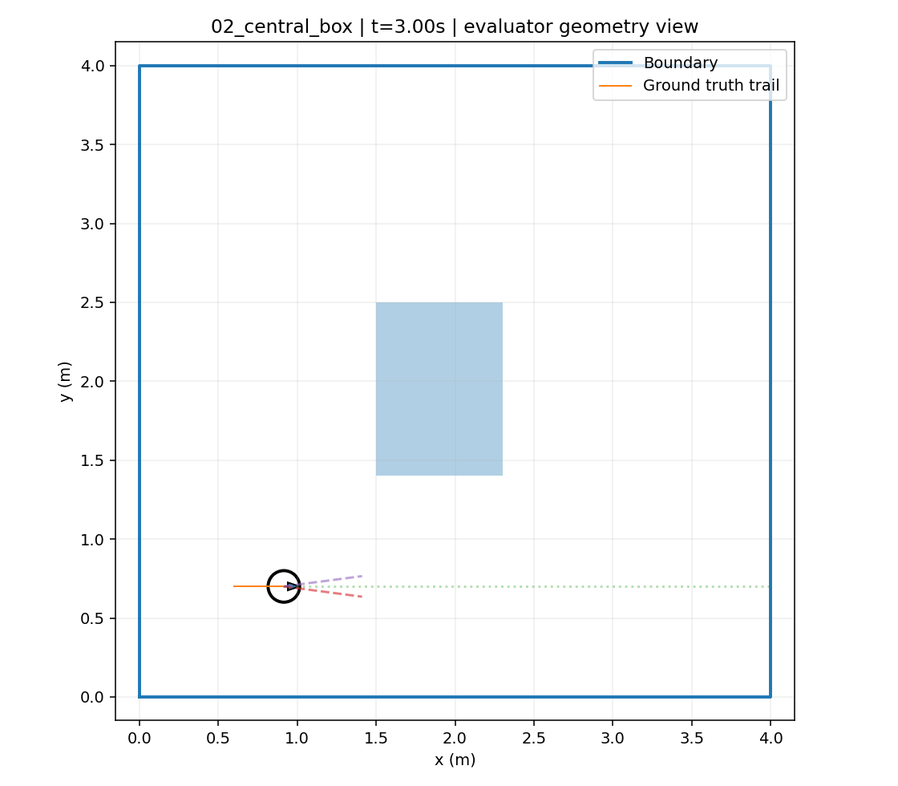
#> input picture envs/reports/controller_example.png, 898 x 786 px, shrunk from 1120 x 980 before the run
$ python convert.py ../reports/controller_example.png out.png --resolution 1.0
#> lines starting #> are read from the running program, lines starting #| are printed output that depends on the picture
### envs/robot_sim/world.py
"""Versioned JSON maps, polygon geometry and lossless occupancy import."""
from __future__ import annotations
import copy
import hashlib
import json
import math
from pathlib import Path
import numpy as np
from .geometry import EPS, inside_polygon, point_edge_distances, swept_distance, ray_distance, cone_distance


def finite_values(values, size, label):
    a = np.asarray(values, dtype=float)
    if a.shape != (size,) or not np.isfinite(a).all():
        raise ValueError(f"{label}: expected {size} finite numbers")
    return a


class WorldMap:
    """Read-only geometry. Bounds are physical closed walls, not open space."""
    def __init__(self, specification: dict):
        self._spec = copy.deepcopy(specification)
        s = self._spec
        if type(s.get("version")) is not int or s.get("version") != 1 or s.get("units", "m") != "m":
            raise ValueError("map requires version=1 and units='m'")
        allowed = {"version", "units", "name", "bounds", "polygons", "walls", "occupancy", "metadata"}
        if set(s) - allowed:
            raise ValueError(f"unknown map keys: {sorted(set(s) - allowed)}")
        self.bounds = tuple(finite_values(s["bounds"], 4, "bounds"))
        x0, y0, x1, y1 = self.bounds
        if x1 <= x0 or y1 <= y0:
            raise ValueError("bounds must be [xmin,ymin,xmax,ymax]")
        self.name = str(s.get("name", "untitled"))
        polygons = list(s.get("polygons", []))
        if "occupancy" in s:
            polygons += self._grid_rectangles(s["occupancy"])
        self.polygons = []
        boundary = np.array([[x0, y0], [x1, y0], [x1, y1], [x0, y1]])
        edges = [np.stack((boundary, np.roll(boundary, -1, axis=0)), axis=1)]
        for raw in polygons:
            p = np.asarray(raw, dtype=float)
            if p.ndim != 2 or p.shape[1] != 2 or len(p) < 3 or not np.isfinite(p).all():
                raise ValueError("polygon requires >=3 finite [x,y] vertices")
            if len({tuple(v) for v in p}) != len(p):
                raise ValueError("polygon must not repeat vertices (do not repeat closing vertex)")
            if np.any(p[:, 0] < x0 - EPS) or np.any(p[:, 0] > x1 + EPS) or np.any(p[:, 1] < y0 - EPS) or np.any(p[:, 1] > y1 + EPS):
                raise ValueError("polygon outside map bounds")
            e = np.stack((p, np.roll(p, -1, axis=0)), axis=1)
            area = np.sum(p[:, 0] * np.roll(p[:, 1], -1) - p[:, 1] * np.roll(p[:, 0], -1)) / 2
            if abs(area) <= EPS:
                raise ValueError("zero-area polygon")
            for i in range(len(e)):
                for j in range(i + 1, len(e)):
                    if j == i + 1 or (i == 0 and j == len(e) - 1):
                        continue
                    if swept_distance(e[i, 0], e[i, 1], e[j:j+1]) <= EPS:
                        raise ValueError("self-intersecting polygon")
            p.setflags(write=False)
            self.polygons.append(p)
            edges.append(e)
        self.walls = []
        for raw in s.get("walls", []):
            e = np.asarray(raw, dtype=float)
            if e.shape != (2, 2) or not np.isfinite(e).all() or np.linalg.norm(e[1] - e[0]) <= EPS:
                raise ValueError("wall requires two distinct finite points")
            if np.any(e[:, 0] < x0 - EPS) or np.any(e[:, 0] > x1 + EPS) or np.any(e[:, 1] < y0 - EPS) or np.any(e[:, 1] > y1 + EPS):
                raise ValueError("wall outside bounds")
            e.setflags(write=False)
            self.walls.append(e)
            edges.append(e[None, ...])
        self.edges = np.concatenate(edges)
        self.edges.setflags(write=False)
        self.polygons = tuple(self.polygons)
        self.walls = tuple(self.walls)

    def _grid_rectangles(self, grid):
        allowed = {"resolution_m", "origin_m", "row_order", "cells", "occupied_threshold", "unknown_policy"}
        if set(grid) - allowed:
            raise ValueError("unknown occupancy keys")
        r = float(grid["resolution_m"])
        if not math.isfinite(r) or r <= 0:
            raise ValueError("grid resolution must be positive")
        origin = finite_values(grid.get("origin_m", self.bounds[:2]), 2, "origin_m")
        a = np.asarray(grid["cells"], float)
        if a.ndim != 2 or min(a.shape) == 0 or not np.isfinite(a).all():
            raise ValueError("cells must be a nonempty finite rectangular matrix")
        if np.any((a != -1) & ((a < 0) | (a > 100))) or np.any(a != np.floor(a)):
            raise ValueError("cells: -1 unknown; integers 0..100 occupancy percentage")
        if grid.get("row_order", "bottom_to_top") != "bottom_to_top":
            raise ValueError("row_order must be bottom_to_top; flip image rows on import")
        threshold = grid.get("occupied_threshold", 65)
        if not 1 <= threshold <= 100:
            raise ValueError("occupied_threshold must be in [1,100]")
        policy = grid.get("unknown_policy", "reject")
        if policy not in ("reject", "occupied", "free"):
            raise ValueError("unknown_policy must be reject/occupied/free")
        if policy == "reject" and np.any(a == -1):
            raise ValueError("unknown map cells require an explicit occupied/free simulation policy")
        h, w = a.shape
        expected = [origin[0], origin[1], origin[0] + w*r, origin[1] + h*r]
        if not np.allclose(expected, self.bounds, atol=1e-9, rtol=0):
            raise ValueError("occupancy extent must match map bounds")
        occupied = (a >= threshold) | ((a == -1) & (policy == "occupied"))
        rectangles = []
        # Merge horizontal runs; cell boundaries stay exact (no pixel center shortcuts).
        for row in range(h):
            col = 0
            while col < w:
                if not occupied[row, col]:
                    col += 1
                    continue
                start = col
                while col < w and occupied[row, col]:
                    col += 1
                x0, x1 = origin[0] + start*r, origin[0] + col*r
                y0, y1 = origin[1] + row*r, origin[1] + (row+1)*r
                rectangles.append([[x0,y0],[x1,y0],[x1,y1],[x0,y1]])
        return rectangles

    # [4 lines left out: function load, not called in this run]

    @classmethod
    def from_occupancy(cls, cells, resolution_m, origin_m=(0, 0), *, unknown_policy="reject", name="imported"):
        a = np.asarray(cells)
        if a.ndim != 2:
            raise ValueError("occupancy must be 2D")
        h, w = a.shape
        x, y = origin_m
        return cls({"version":1, "units":"m", "name":name,
                    "bounds":[x,y,x+w*resolution_m,y+h*resolution_m],
                    "occupancy":{"resolution_m":resolution_m,"origin_m":list(origin_m),
                                 "row_order":"bottom_to_top","unknown_policy":unknown_policy,
                                 "occupied_threshold":65,"cells":a.tolist()}})

    def to_dict(self):
        return copy.deepcopy(self._spec)

    def save(self, path):
        Path(path).write_text(json.dumps(self._spec, ensure_ascii=False, indent=2, allow_nan=False)+"\n", encoding="utf-8")

    @property
    def sha256(self):
        return hashlib.sha256(json.dumps(self._spec, sort_keys=True, separators=(",", ":"), allow_nan=False).encode()).hexdigest()

    # [6 lines left out: function clearance, not called in this run]

    def is_free(self, point, radius_m=0.0):
        return self.clearance(point) > radius_m + EPS

    def swept_free(self, p, q, radius_m):
        return self.is_free(p, radius_m) and self.is_free(q, radius_m) and swept_distance(p, q, self.edges) > radius_m + EPS

    # [7 lines left out: function range, not called in this run]

### envs/robot_sim/convert.py
"""Convert collected occupancy arrays / grayscale PNG or PGM to map JSON.

Raw ultrasound readings need a mapping algorithm first. This utility converts an
already spatially registered occupancy grid; it does not infer a map from ranges.
"""
from pathlib import Path
import argparse
import numpy as np
from .world import WorldMap


def convert_grid(source,output,*,resolution_m,origin_m=(0,0),unknown_policy='reject',
                 image_occupied_threshold=.65,image_free_threshold=.196,top_to_bottom=False,encoding='percent'):
#> called with source = '../reports/controller_example.png', output = 'out.png', resolution_m = 1, origin_m = (0, 0), unknown_policy = 'reject', image_occupied_threshold = 0.65, image_free_threshold = 0.196, top_to_bottom = False
    if encoding not in ('percent','binary','probability'):
        raise ValueError('encoding must be percent/binary/probability')
    source=Path(source)
    if source.suffix.lower()=='.npy':
        cells=np.load(source,allow_pickle=False)
    elif source.suffix.lower()=='.csv':
        cells=np.loadtxt(source,delimiter=',',ndmin=2)
    elif source.suffix.lower() in ('.png','.pgm','.bmp'):
        from PIL import Image
        if not 0<=image_free_threshold<image_occupied_threshold<=1:
            raise ValueError('image thresholds must satisfy 0 <= free < occupied <= 1')
        with Image.open(source) as image:
#> image is the input picture: PIL image 898x786 RGBA; mean R, G, B, A 246.8, 248.7, 249.9, 255
            gray=np.asarray(image.convert('L'),dtype=float)
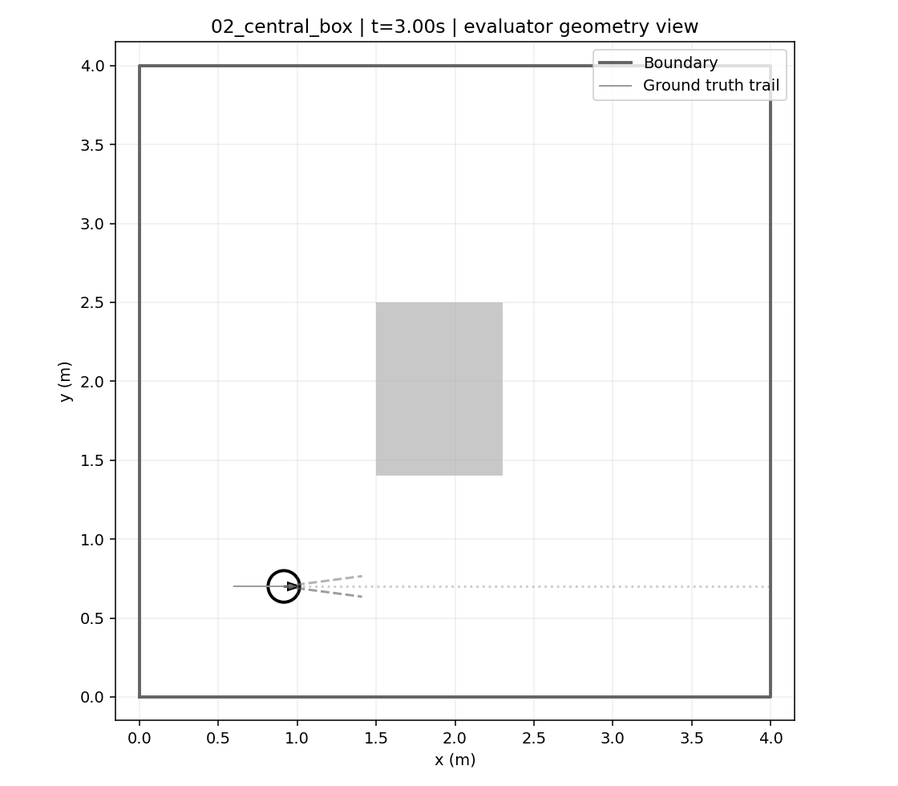
#> gray: shape (786, 898) float64; min 0, max 255, mean 248.2
        probability=1-gray/255
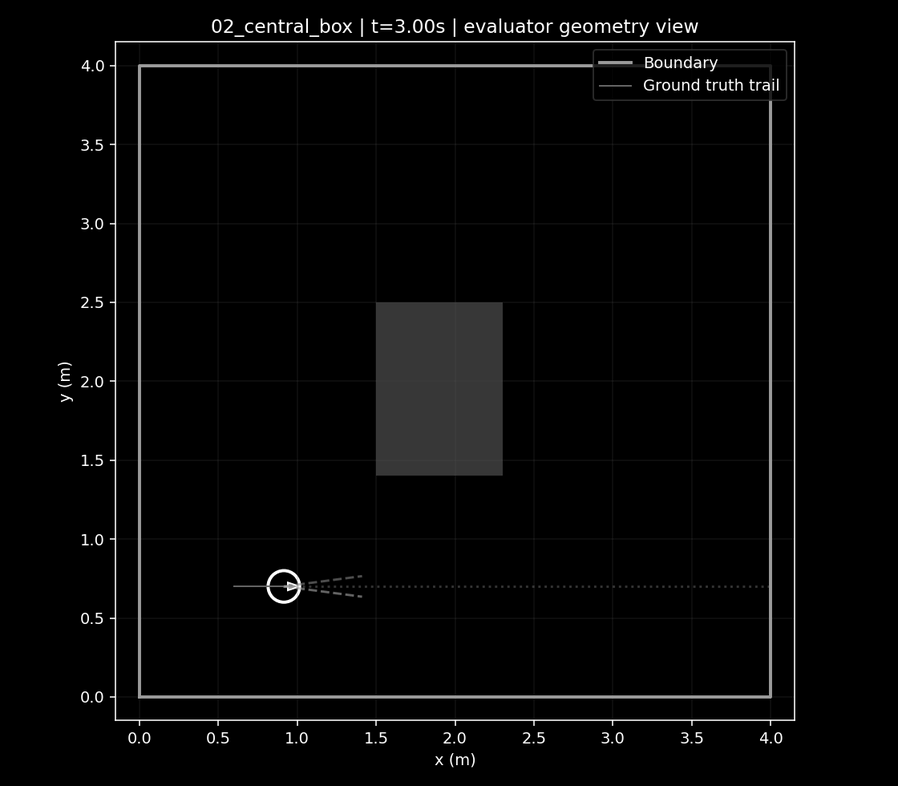
#> probability: shape (786, 898) float64; min 0, max 1, mean 0.0265
        cells=np.full(gray.shape,-1,dtype=int)
        cells[probability<=image_free_threshold]=0
        cells[probability>=image_occupied_threshold]=100
        # Pixel row zero is top, while world grid row zero is bottom.
        cells=np.flipud(cells)
        top_to_bottom=False
        encoding='percent'
    else:
        raise ValueError('supported inputs: .npy, .csv, .png, .pgm, .bmp')
    if encoding in ('binary','probability'):
        a=np.asarray(cells,float)
        if not np.isfinite(a).all() or np.any((a!=-1)&((a<0)|(a>1))):
            raise ValueError('binary/probability values must be -1 or 0..1')
        if encoding=='binary' and np.any((a!=-1)&(a!=0)&(a!=1)):
            raise ValueError('binary values must be -1,0,1')
        cells=np.where(a==-1,-1,np.rint(a*100)).astype(int)
    if top_to_bottom:
        cells=np.flipud(cells)
    world=WorldMap.from_occupancy(cells,resolution_m,origin_m,unknown_policy=unknown_policy,name=source.stem)
    world.save(output)
    return world


def main():
    parser=argparse.ArgumentParser(description=__doc__)
    parser.add_argument('source'); parser.add_argument('output')
    parser.add_argument('--resolution',type=float,required=True,help='metres per grid cell')
    parser.add_argument('--origin',nargs=2,type=float,default=(0,0),metavar=('X','Y'))
    parser.add_argument('--unknown-policy',choices=['reject','occupied','free'],default='reject')
    parser.add_argument('--top-to-bottom',action='store_true',help='flip CSV/NPY rows from image order')
    parser.add_argument('--encoding',choices=['percent','binary','probability'],default='percent')
    args=parser.parse_args()
    convert_grid(args.source,args.output,resolution_m=args.resolution,origin_m=args.origin,
                 unknown_policy=args.unknown_policy,top_to_bottom=args.top_to_bottom,encoding=args.encoding)
    print(args.output)


if __name__=='__main__':
#> (the run stopped early here; a loop or call above may not have finished)

$ run again, on envs/reports/stationary_scan.png
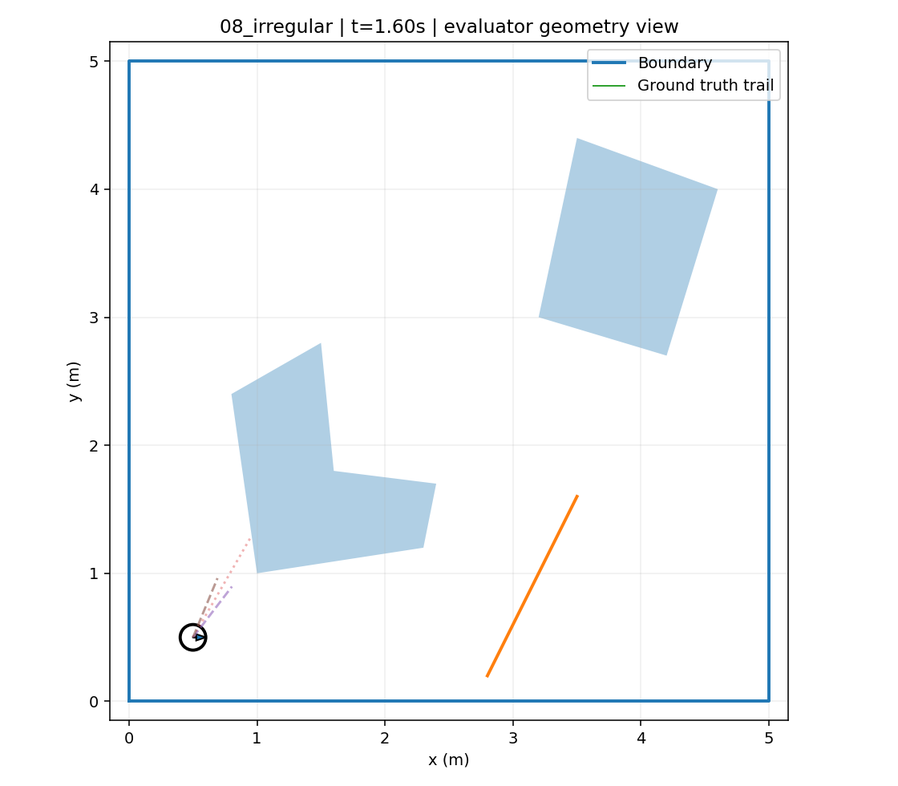
#> input picture envs/reports/stationary_scan.png, 898 x 786 px, shrunk from 1120 x 980 before the run
#> in convert_grid, image is the input picture: PIL image 898x786 RGBA; mean R, G, B, A 244.1, 247.1, 249.2, 255
#> in convert_grid, `gray=np.asarray(image.convert('L'),dtype=float)`:
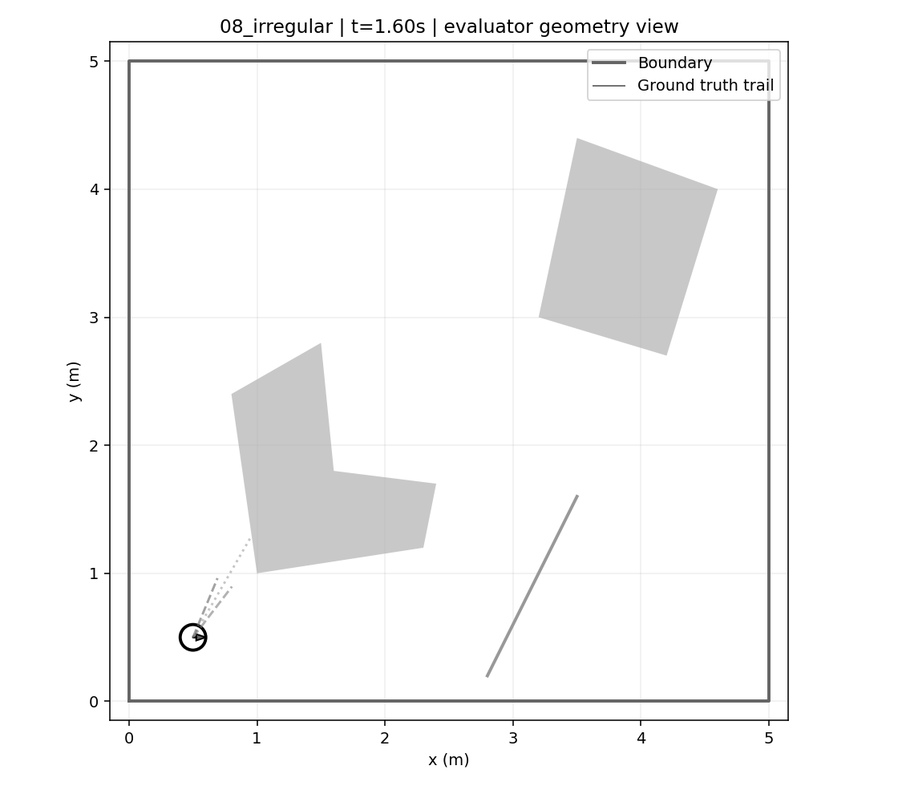
#> gray: shape (786, 898) float64; min 0, max 255, mean 246.4
#> in convert_grid, `probability=1-gray/255`:
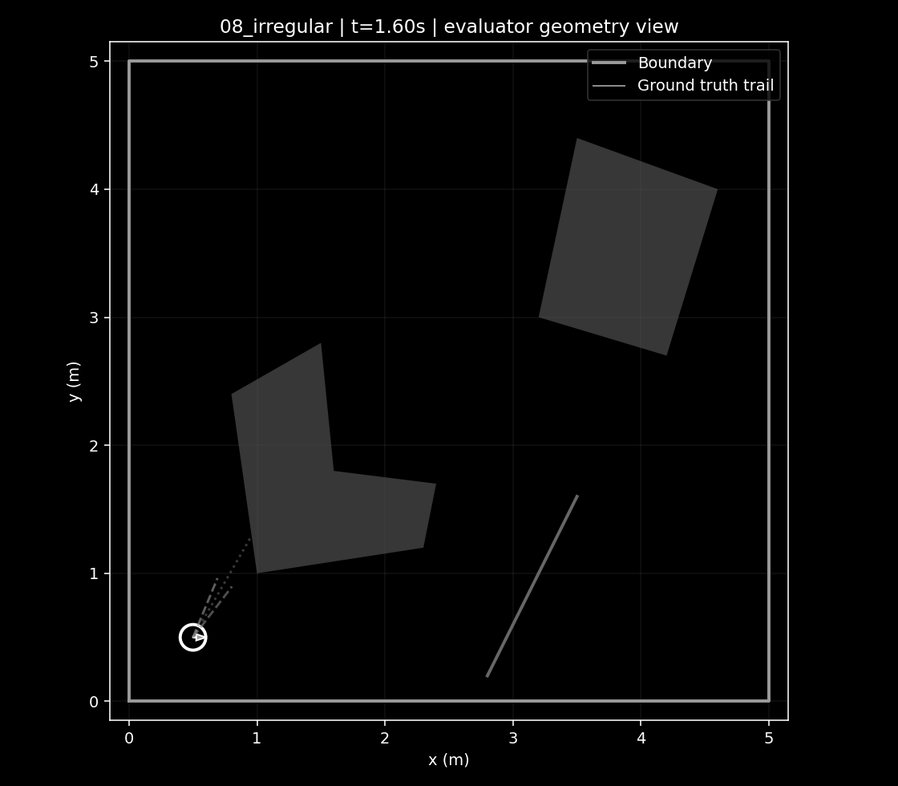
#> probability: shape (786, 898) float64; min 0, max 1, mean 0.0336
